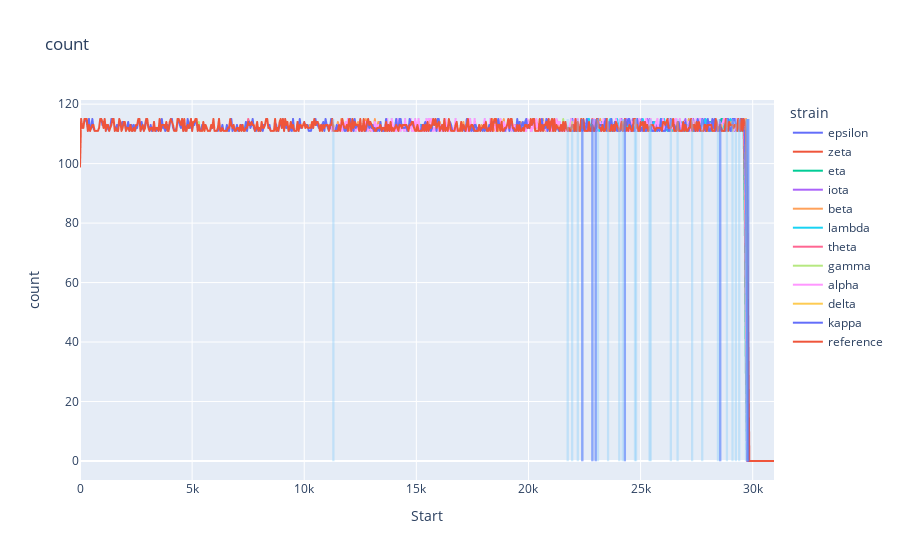

The notebook cell this image was saved under:
### Code cell
METRIC = 'count'

fig = px.line(res_df, x="Start", y=METRIC, color='strain', title=METRIC)
max_score = res_df[METRIC].max()
for _, row in stats_df[stats_df['P_val_adjusted']<=0.05].iterrows():
    fig.add_shape(type="rect",
    x0=row.Start, y0=-0.05, x1=row.End, y1=max_score,
    line=dict(
        color=None,
        width=0,
    ),
    fillcolor="Blue",
    opacity=0.4,
)
for _, row in stats_df[stats_df['pval']<=0.05].iterrows():
    fig.add_shape(type="rect",
    x0=row.Start, y0=-0.05, x1=row.End, y1=max_score,
    line=dict(
        color=None,
        width=0,
    ),
    fillcolor="LightSkyBlue",
    opacity=0.4,
)

fig.show()

### Figure 1 — Plotly figure (JSON) as saved in the notebook; plotly's stock layout.template omitted (floating-point values rounded to 4 significant figures; data arrays with more than 128 entries replaced by an {"elided": "..."} marker saying what was removed)
{"data": [{"hovertemplate": "strain=epsilon<br>Start=%{x}<br>count=%{y}<extra></extra>", "legendgroup": "epsilon", "line": {"color": "#636efa", "dash": "solid"}, "mode": "lines", "name": "epsilon", "showlegend": true, "type": "scattergl", "x": {"elided": "620 int values"}, "xaxis": "x", "y": {"elided": "620 int values"}, "yaxis": "y"}, {"hovertemplate": "strain=zeta<br>Start=%{x}<br>count=%{y}<extra></extra>", "legendgroup": "zeta", "line": {"color": "#EF553B", "dash": "solid"}, "mode": "lines", "name": "zeta", "showlegend": true, "type": "scattergl", "x": {"elided": "620 int values"}, "xaxis": "x", "y": {"elided": "620 int values"}, "yaxis": "y"}, {"hovertemplate": "strain=eta<br>Start=%{x}<br>count=%{y}<extra></extra>", "legendgroup": "eta", "line": {"color": "#00cc96", "dash": "solid"}, "mode": "lines", "name": "eta", "showlegend": true, "type": "scattergl", "x": {"elided": "620 int values"}, "xaxis": "x", "y": {"elided": "620 int values"}, "yaxis": "y"}, {"hovertemplate": "strain=iota<br>Start=%{x}<br>count=%{y}<extra></extra>", "legendgroup": "iota", "line": {"color": "#ab63fa", "dash": "solid"}, "mode": "lines", "name": "iota", "showlegend": true, "type": "scattergl", "x": {"elided": "620 int values"}, "xaxis": "x", "y": {"elided": "620 int values"}, "yaxis": "y"}, {"hovertemplate": "strain=beta<br>Start=%{x}<br>count=%{y}<extra></extra>", "legendgroup": "beta", "line": {"color": "#FFA15A", "dash": "solid"}, "mode": "lines", "name": "beta", "showlegend": true, "type": "scattergl", "x": {"elided": "620 int values"}, "xaxis": "x", "y": {"elided": "620 int values"}, "yaxis": "y"}, {"hovertemplate": "strain=lambda<br>Start=%{x}<br>count=%{y}<extra></extra>", "legendgroup": "lambda", "line": {"color": "#19d3f3", "dash": "solid"}, "mode": "lines", "name": "lambda", "showlegend": true, "type": "scattergl", "x": {"elided": "620 int values"}, "xaxis": "x", "y": {"elided": "620 int values"}, "yaxis": "y"}, {"hovertemplate": "strain=theta<br>Start=%{x}<br>count=%{y}<extra></extra>", "legendgroup": "theta", "line": {"color": "#FF6692", "dash": "solid"}, "mode": "lines", "name": "theta", "showlegend": true, "type": "scattergl", "x": {"elided": "620 int values"}, "xaxis": "x", "y": {"elided": "620 int values"}, "yaxis": "y"}, {"hovertemplate": "strain=gamma<br>Start=%{x}<br>count=%{y}<extra></extra>", "legendgroup": "gamma", "line": {"color": "#B6E880", "dash": "solid"}, "mode": "lines", "name": "gamma", "showlegend": true, "type": "scattergl", "x": {"elided": "620 int values"}, "xaxis": "x", "y": {"elided": "620 int values"}, "yaxis": "y"}, {"hovertemplate": "strain=alpha<br>Start=%{x}<br>count=%{y}<extra></extra>", "legendgroup": "alpha", "line": {"color": "#FF97FF", "dash": "solid"}, "mode": "lines", "name": "alpha", "showlegend": true, "type": "scattergl", "x": {"elided": "620 int values"}, "xaxis": "x", "y": {"elided": "620 int values"}, "yaxis": "y"}, {"hovertemplate": "strain=delta<br>Start=%{x}<br>count=%{y}<extra></extra>", "legendgroup": "delta", "line": {"color": "#FECB52", "dash": "solid"}, "mode": "lines", "name": "delta", "showlegend": true, "type": "scattergl", "x": {"elided": "620 int values"}, "xaxis": "x", "y": {"elided": "620 int values"}, "yaxis": "y"}, {"hovertemplate": "strain=kappa<br>Start=%{x}<br>count=%{y}<extra></extra>", "legendgroup": "kappa", "line": {"color": "#636efa", "dash": "solid"}, "mode": "lines", "name": "kappa", "showlegend": true, "type": "scattergl", "x": {"elided": "620 int values"}, "xaxis": "x", "y": {"elided": "620 int values"}, "yaxis": "y"}, {"hovertemplate": "strain=reference<br>Start=%{x}<br>count=%{y}<extra></extra>", "legendgroup": "reference", "line": {"color": "#EF553B", "dash": "solid"}, "mode": "lines", "name": "reference", "showlegend": true, "type": "scattergl", "x": {"elided": "620 int values"}, "xaxis": "x", "y": {"elided": "620 int values"}, "yaxis": "y"}], "layout": {"autosize": true, "legend": {"title": {"text": "strain"}, "tracegroupgap": 0}, "shapes": [{"fillcolor": "Blue", "line": {"width": 0}, "opacity": 0.4, "type": "rect", "x0": 22350, "x1": 22450, "y0": -0.05, "y1": 115}, {"fillcolor": "Blue", "line": {"width": 0}, "opacity": 0.4, "type": "rect", "x0": 22800, "x1": 22900, "y0": -0.05, "y1": 115}, {"fillcolor": "Blue", "line": {"width": 0}, "opacity": 0.4, "type": "rect", "x0": 22950, "x1": 23050, "y0": -0.05, "y1": 115}, {"fillcolor": "Blue", "line": {"width": 0}, "opacity": 0.4, "type": "rect", "x0": 24250, "x1": 24350, "y0": -0.05, "y1": 115}, {"fillcolor": "Blue", "line": {"width": 0}, "opacity": 0.4, "type": "rect", "x0": 28500, "x1": 28600, "y0": -0.05, "y1": 115}, {"fillcolor": "Blue", "line": {"width": 0}, "opacity": 0.4, "type": "rect", "x0": 29700, "x1": 29800, "y0": -0.05, "y1": 115}, {"fillcolor": "Blue", "line": {"width": 0}, "opacity": 0.4, "type": "rect", "x0": 29750, "x1": 29850, "y0": -0.05, "y1": 115}, {"fillcolor": "LightSkyBlue", "line": {"width": 0}, "opacity": 0.4, "type": "rect", "x0": 11250, "x1": 11350, "y0": -0.05, "y1": 115}, {"fillcolor": "LightSkyBlue", "line": {"width": 0}, "opacity": 0.4, "type": "rect", "x0": 21700, "x1": 21800, "y0": -0.05, "y1": 115}, {"fillcolor": "LightSkyBlue", "line": {"width": 0}, "opacity": 0.4, "type": "rect", "x0": 21900, "x1": 22000, "y0": -0.05, "y1": 115}, {"fillcolor": "LightSkyBlue", "line": {"width": 0}, "opacity": 0.4, "type": "rect", "x0": 22150, "x1": 22250, "y0": -0.05, "y1": 115}, {"fillcolor": "LightSkyBlue", "line": {"width": 0}, "opacity": 0.4, "type": "rect", "x0": 22350, "x1": 22450, "y0": -0.05, "y1": 115}, {"fillcolor": "LightSkyBlue", "line": {"width": 0}, "opacity": 0.4, "type": "rect", "x0": 22800, "x1": 22900, "y0": -0.05, "y1": 115}, {"fillcolor": "LightSkyBlue", "line": {"width": 0}, "opacity": 0.4, "type": "rect", "x0": 22950, "x1": 23050, "y0": -0.05, "y1": 115}, {"fillcolor": "LightSkyBlue", "line": {"width": 0}, "opacity": 0.4, "type": "rect", "x0": 23050, "x1": 23150, "y0": -0.05, "y1": 115}, {"fillcolor": "LightSkyBlue", "line": {"width": 0}, "opacity": 0.4, "type": "rect", "x0": 23500, "x1": 23600, "y0": -0.05, "y1": 115}, {"fillcolor": "LightSkyBlue", "line": {"width": 0}, "opacity": 0.4, "type": "rect", "x0": 24000, "x1": 24100, "y0": -0.05, "y1": 115}, {"fillcolor": "LightSkyBlue", "line": {"width": 0}, "opacity": 0.4, "type": "rect", "x0": 24150, "x1": 24250, "y0": -0.05, "y1": 115}, {"fillcolor": "LightSkyBlue", "line": {"width": 0}, "opacity": 0.4, "type": "rect", "x0": 24250, "x1": 24350, "y0": -0.05, "y1": 115}, {"fillcolor": "LightSkyBlue", "line": {"width": 0}, "opacity": 0.4, "type": "rect", "x0": 24700, "x1": 24800, "y0": -0.05, "y1": 115}, {"fillcolor": "LightSkyBlue", "line": {"width": 0}, "opacity": 0.4, "type": "rect", "x0": 24750, "x1": 24850, "y0": -0.05, "y1": 115}, {"fillcolor": "LightSkyBlue", "line": {"width": 0}, "opacity": 0.4, "type": "rect", "x0": 25350, "x1": 25450, "y0": -0.05, "y1": 115}, {"fillcolor": "LightSkyBlue", "line": {"width": 0}, "opacity": 0.4, "type": "rect", "x0": 25400, "x1": 25500, "y0": -0.05, "y1": 115}, {"fillcolor": "LightSkyBlue", "line": {"width": 0}, "opacity": 0.4, "type": "rect", "x0": 26300, "x1": 26400, "y0": -0.05, "y1": 115}, {"fillcolor": "LightSkyBlue", "line": {"width": 0}, "opacity": 0.4, "type": "rect", "x0": 26600, "x1": 26700, "y0": -0.05, "y1": 115}, {"fillcolor": "LightSkyBlue", "line": {"width": 0}, "opacity": 0.4, "type": "rect", "x0": 27250, "x1": 27350, "y0": -0.05, "y1": 115}, {"fillcolor": "LightSkyBlue", "line": {"width": 0}, "opacity": 0.4, "type": "rect", "x0": 27700, "x1": 27800, "y0": -0.05, "y1": 115}, {"fillcolor": "LightSkyBlue", "line": {"width": 0}, "opacity": 0.4, "type": "rect", "x0": 28400, "x1": 28500, "y0": -0.05, "y1": 115}, {"fillcolor": "LightSkyBlue", "line": {"width": 0}, "opacity": 0.4, "type": "rect", "x0": 28500, "x1": 28600, "y0": -0.05, "y1": 115}, {"fillcolor": "LightSkyBlue", "line": {"width": 0}, "opacity": 0.4, "type": "rect", "x0": 28800, "x1": 28900, "y0": -0.05, "y1": 115}, {"fillcolor": "LightSkyBlue", "line": {"width": 0}, "opacity": 0.4, "type": "rect", "x0": 29050, "x1": 29150, "y0": -0.05, "y1": 115}, {"fillcolor": "LightSkyBlue", "line": {"width": 0}, "opacity": 0.4, "type": "rect", "x0": 29200, "x1": 29300, "y0": -0.05, "y1": 115}, {"fillcolor": "LightSkyBlue", "line": {"width": 0}, "opacity": 0.4, "type": "rect", "x0": 29350, "x1": 29450, "y0": -0.05, "y1": 115}, {"fillcolor": "LightSkyBlue", "line": {"width": 0}, "opacity": 0.4, "type": "rect", "x0": 29650, "x1": 29750, "y0": -0.05, "y1": 115}, {"fillcolor": "LightSkyBlue", "line": {"width": 0}, "opacity": 0.4, "type": "rect", "x0": 29700, "x1": 29800, "y0": -0.05, "y1": 115}, {"fillcolor": "LightSkyBlue", "line": {"width": 0}, "opacity": 0.4, "type": "rect", "x0": 29750, "x1": 29850, "y0": -0.05, "y1": 115}], "title": {"text": "count"}, "xaxis": {"anchor": "y", "autorange": true, "domain": [0, 1], "range": [0, 30950], "title": {"text": "Start"}, "type": "linear"}, "yaxis": {"anchor": "x", "autorange": true, "domain": [0, 1], "range": [-6.389, 121.4], "title": {"text": "count"}, "type": "linear"}}}
